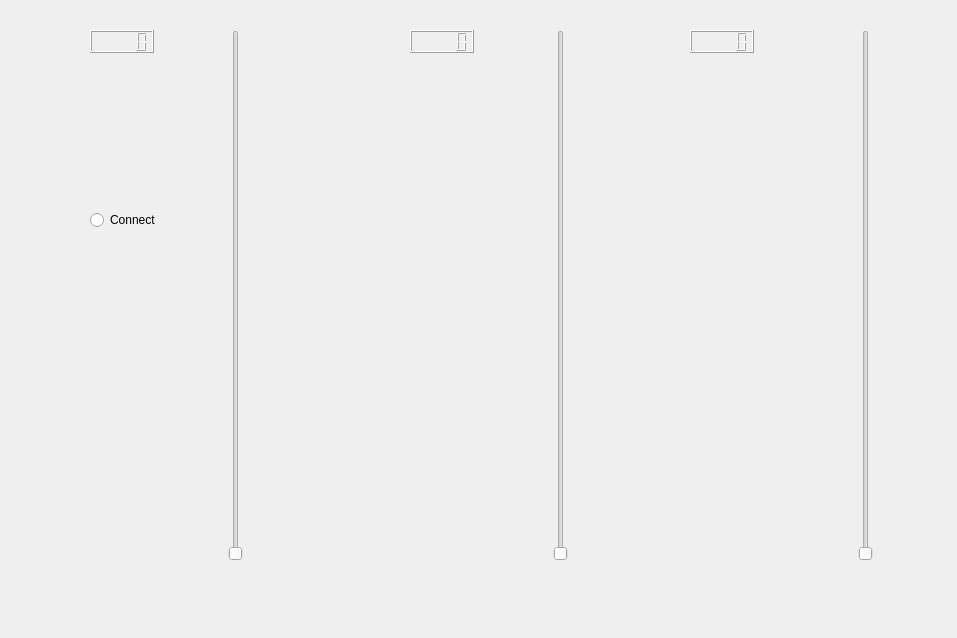
<?xml version="1.0" encoding="UTF-8"?>
<ui version="4.0">
 <class>g9_control</class>
 <widget class="QWidget" name="g9_control">
  <property name="geometry">
   <rect>
    <x>0</x>
    <y>0</y>
    <width>957</width>
    <height>638</height>
   </rect>
  </property>
  <property name="windowTitle">
   <string>g9_control</string>
  </property>
  <widget class="QSlider" name="verticalSlider">
   <property name="geometry">
    <rect>
     <x>160</x>
     <y>30</y>
     <width>151</width>
     <height>531</height>
    </rect>
   </property>
   <property name="orientation">
    <enum>Qt::Vertical</enum>
   </property>
  </widget>
  <widget class="QSlider" name="verticalSlider_2">
   <property name="geometry">
    <rect>
     <x>770</x>
     <y>30</y>
     <width>191</width>
     <height>531</height>
    </rect>
   </property>
   <property name="orientation">
    <enum>Qt::Vertical</enum>
   </property>
  </widget>
  <widget class="QSlider" name="verticalSlider_3">
   <property name="geometry">
    <rect>
     <x>480</x>
     <y>30</y>
     <width>161</width>
     <height>531</height>
    </rect>
   </property>
   <property name="orientation">
    <enum>Qt::Vertical</enum>
   </property>
  </widget>
  <widget class="QLCDNumber" name="lcdNumber">
   <property name="geometry">
    <rect>
     <x>90</x>
     <y>30</y>
     <width>64</width>
     <height>23</height>
    </rect>
   </property>
  </widget>
  <widget class="QLCDNumber" name="lcdNumber_2">
   <property name="geometry">
    <rect>
     <x>410</x>
     <y>30</y>
     <width>64</width>
     <height>23</height>
    </rect>
   </property>
  </widget>
  <widget class="QLCDNumber" name="lcdNumber_3">
   <property name="geometry">
    <rect>
     <x>690</x>
     <y>30</y>
     <width>64</width>
     <height>23</height>
    </rect>
   </property>
  </widget>
  <widget class="QRadioButton" name="radioButton">
   <property name="geometry">
    <rect>
     <x>90</x>
     <y>210</y>
     <width>85</width>
     <height>20</height>
    </rect>
   </property>
   <property name="text">
    <string>Connect</string>
   </property>
  </widget>
 </widget>
 <layoutdefault spacing="6" margin="11"/>
 <resources/>
 <connections>
  <connection>
   <sender>verticalSlider</sender>
   <signal>valueChanged(int)</signal>
   <receiver>lcdNumber</receiver>
   <slot>display(int)</slot>
   <hints>
    <hint type="sourcelabel">
     <x>203</x>
     <y>266</y>
    </hint>
    <hint type="destinationlabel">
     <x>115</x>
     <y>34</y>
    </hint>
   </hints>
  </connection>
  <connection>
   <sender>verticalSlider_3</sender>
   <signal>valueChanged(int)</signal>
   <receiver>lcdNumber_2</receiver>
   <slot>display(int)</slot>
   <hints>
    <hint type="sourcelabel">
     <x>434</x>
     <y>279</y>
    </hint>
    <hint type="destinationlabel">
     <x>439</x>
     <y>36</y>
    </hint>
   </hints>
  </connection>
  <connection>
   <sender>verticalSlider_2</sender>
   <signal>valueChanged(int)</signal>
   <receiver>lcdNumber_3</receiver>
   <slot>display(int)</slot>
   <hints>
    <hint type="sourcelabel">
     <x>755</x>
     <y>346</y>
    </hint>
    <hint type="destinationlabel">
     <x>726</x>
     <y>48</y>
    </hint>
   </hints>
  </connection>
 </connections>
</ui>
